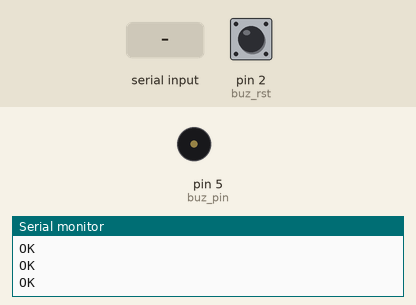
Simulated run of this sketch. Board: Arduino Uno, built with avr-gcc and run on an emulated ATmega328P. Parts: buzzer (waves = sounding, pin HIGH), the last lines printed to the serial monitor. Inputs (shaded band) come from the test bench; at power-on: pin 2 (buz_rst) HIGH. The modem accepts every AT command (registered, SIM ready, sends succeed) and sends nothing else.

Above: at 10.9 s.
11.0 s: "REPORT" received over the second serial link
At 13.0 s:
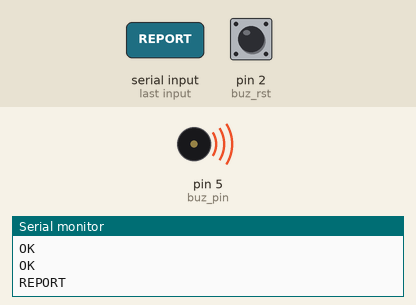
14.0 s: pin 2 (buz_rst) pulled LOW for 0.15 s
At 14.8 s:
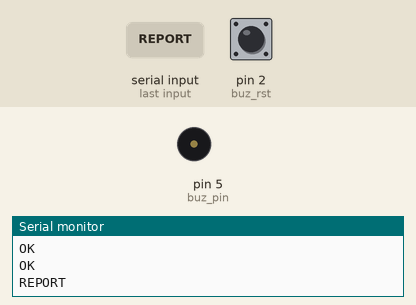
Timing chart, 0 to 17.0 s (numbered marks = the images above; inputs shaded):
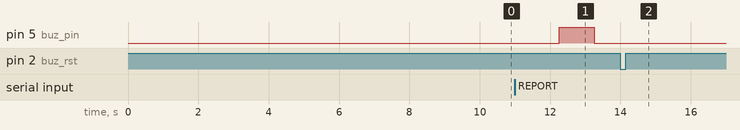

Measured:
- after the input at 11.0 s, pin 5 (buz_pin): LOW → HIGH after 1.3 s, → LOW 1.0 s later
- after the input at 14.0 s, pin 5 (buz_pin): stops changing and stays LOW

The sketch:

__main__.ino
```cpp
/* DEVICE 2

   |  Arduino  |  SIM900A  |
   |-----------|-----------|
   |  D4 (RX)  |   U-TX    |
   |  D3 (TX)  |   U-RX    |

*/

#define gsm_rx 4
#define gsm_tx 3
#define buz_rst 2
#define buz_pin 5
// #define buz_pin LED_BUILTIN

#include <SoftwareSerial.h>

String msg;
bool msg_received = false;

SoftwareSerial SIM900A(gsm_tx, gsm_rx);


void setup() {
  Serial.begin(9600);
  SIM900A.begin(2400);

  pinMode(buz_pin, OUTPUT);
  pinMode(buz_rst, INPUT_PULLUP);
  digitalWrite(buz_pin, LOW);
  delay(500);

  SIM900A.println("AT");
  updateSerial();
  SIM900A.println("AT+CSQ");
  updateSerial();
  SIM900A.println("AT+CCID");
  updateSerial();
  SIM900A.println("AT+CREG?");
  updateSerial();

  /* UPLOAD TO SERVER */
  // http_post();
  // cip_post();

  /* SEND SMS */
  // SIM900A.println("AT+CMGF=1");
  // updateSerial();
  // SIM900A.print("AT+CMGS=\"081228445269\"\r");
  // updateSerial();
  // SIM900A.print("Tes SMS");
  // updateSerial();
  // SIM900A.write(26); // send ASCII character of <CTRL+Z>, or 0x1A

  /* RECEIVE SMS */
  SIM900A.println("AT+CMGF=1");
  updateSerial();
  SIM900A.println("AT+CNMI=1,2,0,0,0");
  updateSerial();

  /*  MAKE A CALL */
  // SIM900A.println("ATD081228445269;");
  // updateSerial();
  // delay(20000);
  // SIM900A.println("ATH");
  // updateSerial();

  attachInterrupt(digitalPinToInterrupt(buz_rst), buzzer_reset, FALLING);
}


void loop() {
  updateSerial();

  while (msg_received) {
    buzzer();
    if (!msg_received) {
      break;
    }
  }
}


void buzzer_reset() {
  msg_received = false;
  msg = "";
}

void buzzer() {
  digitalWrite(buz_pin, HIGH);
  delay(1000);
  digitalWrite(buz_pin, LOW);
  delay(1000);
}

void updateSerial() {
  delay(500);
  while (Serial.available()) {
    SIM900A.write(Serial.read());
  }
  while (SIM900A.available()) {
    // Serial.write(Serial.read());
    msg = SIM900A.readString();
    Serial.print(msg);
    if (msg.indexOf("REPORT") >= 0) {
      msg_received = true;
    }
  }
}


// void http_post() {
//   String nama = "-";
//   String tanggallahir = "-";
//   String paritas = "100";
//   String sistol = "111";
//   String diastol = "222";
//   String nadi = "333";
//   String saturasioksigen = "444";

//   String sendtoserver;
//   sendtoserver += "nama=";
//   sendtoserver += nama;
//   sendtoserver += "&tanggallahir=";
//   sendtoserver += tanggallahir;
//   sendtoserver += "&paritas=";
//   sendtoserver += paritas;
//   sendtoserver += "&sistol=";
//   sendtoserver += sistol;
//   sendtoserver += "&diastol=";
//   sendtoserver += diastol;
//   sendtoserver += "&nadi=";
//   sendtoserver += nadi;
//   sendtoserver += "&saturasioksigen=";
//   sendtoserver += saturasioksigen;

//   SIM900A.println("AT");
//   delay(500);

//   SIM900A.println("AT+SAPBR=3,1,\"CONTYPE\",\"GPRS\"");  // Connection type GPRS
//   delay(2000);
//   updateSerial();

//   SIM900A.println("AT+SAPBR=3,1,\"APN\",\"indosatgprs\"");  // APN of the provider
//   delay(3000);
//   updateSerial();

//   SIM900A.println("AT+SAPBR=1,1");  // Open GPRS context
//   delay(3000);
//   updateSerial();

//   SIM900A.println("AT+SAPBR=2,1");  // Query the GPRS context
//   delay(3000);
//   updateSerial();

//   SIM900A.println("AT+HTTPINIT");  // Initialize HTTP service
//   delay(3000);
//   updateSerial();

//   SIM900A.println("AT+HTTPPARA=\"CID\",1");  // Set parameters for HTTP session
//   delay(3000);
//   updateSerial();

//   SIM900A.println("AT+HTTPPARA=\"URL\",\"http://vitalsign.sogydevelop.com/datakirim\"");  // Server address, PAKAI "http", TIDAK SUPPORT "https"
//   delay(5000);
//   updateSerial();

//   SIM900A.println("AT+HTTPPARA=\"CONTENT\",\"application/x-www-form-urlencoded\"");
//   delay(5000);
//   updateSerial();

//   SIM900A.println("AT+HTTPPARA=\"USERDATA\",\"Authorization: Bearer YWRtaW4xMjM0NToxMjM0NTY3OA==\"");  // Bearer token
//   delay(5000);
//   updateSerial();

//   SIM900A.println("AT+HTTPDATA=" + String(sendtoserver.length()) + ",100000");  // POST data of certain size with maximum latency time of 10seconds for inputting the data
//   Serial.println(sendtoserver);
//   delay(5000);
//   updateSerial();

//   SIM900A.println(sendtoserver);  // Data to be sent
//   delay(5000);
//   updateSerial();

//   SIM900A.println("AT+HTTPACTION=1");  // Start POST session
//   delay(5000);
//   updateSerial();

//   SIM900A.println("AT+HTTPREAD");
//   delay(3000);
//   updateSerial();

//   SIM900A.println("AT+HTTPTERM");  // Terminate HTTP service
//   delay(3000);
//   updateSerial();

//   SIM900A.println("AT+SAPBR=0,1");  // Close GPRS context
//   delay(3000);
//   updateSerial();
//   delay(2000);
// }

// void cip_post() {
//   String nama = "ucup";
//   String tanggallahir = "2003-12-30";
//   String paritas = "100";
//   String sistol = "111";
//   String diastol = "222";
//   String nadi = "333";
//   String saturasioksigen = "444";

//   String sendtoserver;
//   sendtoserver += "nama=";
//   sendtoserver += nama;
//   sendtoserver += "&tanggallahir=";
//   sendtoserver += tanggallahir;
//   sendtoserver += "&paritas=";
//   sendtoserver += paritas;
//   sendtoserver += "&sistol=";
//   sendtoserver += sistol;
//   sendtoserver += "&diastol=";
//   sendtoserver += diastol;
//   sendtoserver += "&nadi=";
//   sendtoserver += nadi;
//   sendtoserver += "&saturasioksigen=";
//   sendtoserver += saturasioksigen;

//   SIM900A.println("AT");
//   delay(1000);
//   updateSerial();
//   SIM900A.println("AT+CPIN?");
//   delay(1000);
//   updateSerial();
//   SIM900A.println("AT+CREG?");
//   delay(1000);
//   updateSerial();
//   SIM900A.println("AT+CGATT?");
//   delay(1000);
//   updateSerial();
//   SIM900A.println("AT+CIPSHUT");
//   delay(1000);
//   updateSerial();
//   SIM900A.println("AT+CIPSTATUS");
//   delay(2000);
//   updateSerial();
//   SIM900A.println("AT+CIPMUX=0");
//   delay(2000);
//   updateSerial();
//   // SIM900A.println("AT+CGATT=1");
//   // delay(1000);
//   // updateSerial();
//   SIM900A.println("AT+CSTT=\"internet\"");
//   delay(1000);
//   updateSerial();
//   SIM900A.println("AT+CIICR");
//   delay(1000);
//   updateSerial();
//   SIM900A.println("AT+CIFSR");
//   delay(1000);
//   updateSerial();
//   SIM900A.println("AT+CIPSPRT=0");
//   delay(1000);
//   updateSerial();
//   SIM900A.println("AT+CIPSTART=\"TCP\",\"https://vitalsign.sogydevelop.com\",\"80\"");
//   delay(10000);
//   updateSerial();

//   String postRequest = "POST /datakirim HTTP/1.1\r\nAuthorization: Bearer YWRtaW4xMjM0NToxMjM0NTY3OA==\r\nHost: vitalsign.sogydevelop.com\r\nAccept: application/json\r\nContent-Type: application/x-www-form-urlencoded\r\nContent-Length: " + String(sendtoserver.length()) + "\r\n\r\n" + sendtoserver;
//   SIM900A.println("AT+CIPSEND=" + String(postRequest.length()));
//   delay(3000);
//   updateSerial();
//   SIM900A.print(postRequest);
//   delay(1000);
//   SIM900A.write(26);
//   delay(5000);
//   updateSerial();
// }
```
